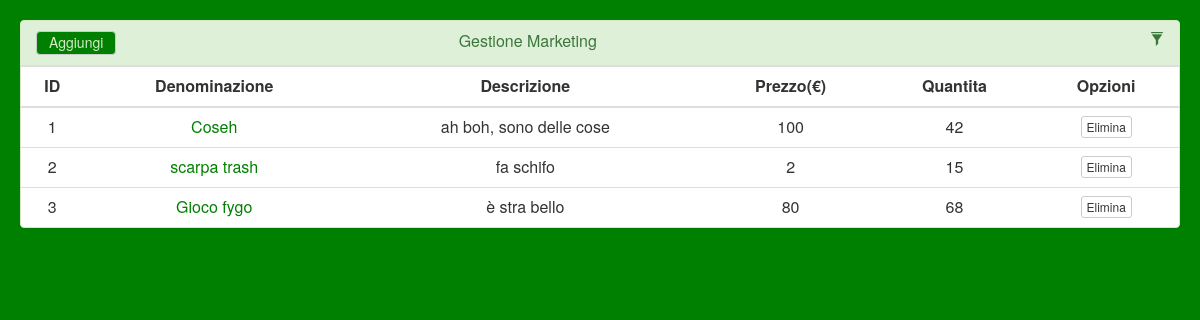
Screenshot of /e_commerce/marketing.php with the database file from the repository.
### tables this page shows
CREATE TABLE `prodotti` (
  `codice_prodotto` int(5) NOT NULL,
  `denominazione` varchar(15) NOT NULL,
  `descrizione` text NOT NULL,
  `prezzo` decimal(4,0) NOT NULL,
  `quantita` int(2) NOT NULL
);

### e_commerce/marketing.php (the view, shortened to what this page needs)
<html>
  <head>
    <link rel="stylesheet" href="bootstrap-3.1.0/css/bootstrap.min.css" type="text/css">
    <link rel="stylesheet" href="css/marketing.css" type="text/css">
    <?php
      $server="localhost";
      $user="AlMax";
      $password="";
      $database="e_commerce";
      try{
          $connection = new PDO("mysql:host=$server;dbname=$database",$user,$password);
          $connection->setAttribute(PDO::ATTR_ERRMODE,PDO::ERRMODE_EXCEPTION);
          if ($_POST["Lusername"]="ResponsabileMarketing" && $_POST["Lpassword"]="Marketing"){
              $results = $connection->query("SELECT * FROM prodotti");
      				echo '<form id="form1" method="post" action="marketing.php" style="margin-bottom:0;">
                      <div class="container" width="100%">
    	                   <div class="row" width="100%">
                            <div width="100%">
				                       <div class="panel panel-success" width="100%">
					                        <div class="panel-heading">
                							       <button type="button" style="background-color:green;color:#d6e9c6;display: inline-block;align: left;height:24px;padding-top:0%;" class="btn btn-default" onclick="aggiungiProdotto();">Aggiungi</button>
						                         <div style="display: inline-block;margin-left:30%"><h3 class="panel-title">Gestione Marketing</h3></div>
							                       <span class="clickable filter" data-toggle="tooltip" style="float: right;vertical-align: middle;" title="Toggle table filter" data-container="body">
								                        <i class="glyphicon glyphicon-filter"></i>
							                       </span>
					                        </div>
					                        <div class="panel-body">
						                         <input type="text" class="form-control" id="task-table-filter" data-action="filter" data-filters="#task-table" placeholder="Filter Tasks" />
					                        </div>
                                  <table class="table table-hover" id="task-table" >
                                    <thead>
  							                       <tr>
  								                        <th>ID</th>
  								                        <th>Denominazione</th>
  								                        <th>Descrizione</th>
  								                        <th>Prezzo(€)</th>
                                          <th>Quantita</th>
                                          <th>Opzioni</th>
  							                       </tr>
  						                      </thead>
                                    <tbody id="bodyT">';
              $value=0;
              foreach($results as $data)
                  echo "<tr>
          								<td><span id='codice" . ++$value . "' value='" . $data['codice_prodotto'] . "'>" . $data['codice_prodotto'] . "</span></td>
          								<td><span id='denominazione" . $value . "' value='" . $data['denominazione'] . "'><a target='_blank' href='img/".strtolower($data['denominazione']).".jpg'><font color='green'>" . $data['denominazione'] . "</a></span></td>
          								<td><span id='descrizione" . $value . "'>" . $data['descrizione'] . "</span></td>
          								<td><span id='prezzo" . $value . "'>" . $data['prezzo'] . "</span></td>
          								<td><span id='quantita" . $value . "'>" . $data['quantita'] . "</span></td>
          								<td>
                             <span>
            							      <div class='btn-group btn-group-xs' role='group' aria-label='...'>
              							       <button type='submit' class='btn btn-default' id='elimina" . $value . "' value='" . $value . "' onclick='elimina(this.id);'>Elimina</button>
            								    </div>
                             </span>
                          </td>
          							</tr>";
		          echo "</tbody></table></div></div></div></div></form>";
          }
      } catch(PDOException $e){
        echo "errore: " . $e->getMessage();
      }
    ?>
  </head>
  <body></body>
</html>

### e_commerce/css/marketing.css (style rules this page uses)
.container { width: 100%; height: 100%; background-color: green; padding: 20px; }
.row { list-style: none; margin: 0; padding: 0; display: table; white-space: nowrap; width: 100%; }
.clickable { cursor: pointer; }
.panel-heading div { margin-top: -18px; font-size: 15px; }
.table { width: 100%; height: 100%; text-align: center; }
.table th { text-align:center; }

### rows the page displays
prodotti: codice_prodotto "1", denominazione "Coseh", descrizione "ah boh, sono delle cose", prezzo "100", quantita "42"
prodotti: codice_prodotto "2", denominazione "scarpa trash", descrizione "fa schifo", prezzo "2", quantita "15"
prodotti: codice_prodotto "3", denominazione "Gioco fygo", descrizione "è stra bello", prezzo "80", quantita "68"
